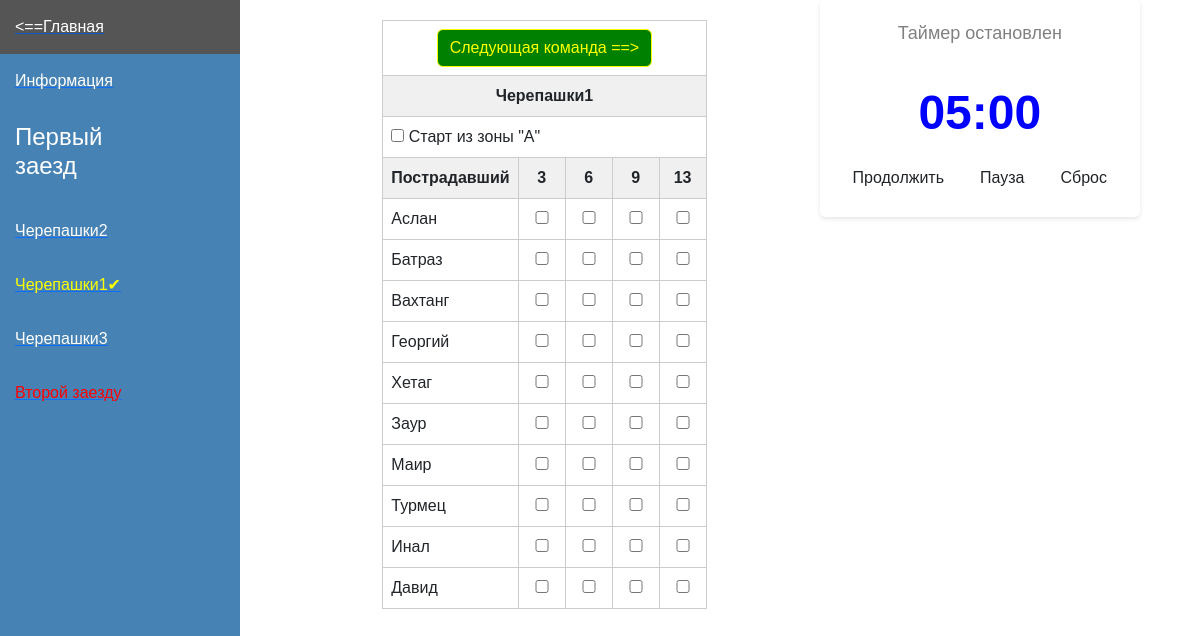
Page /timer/15/pilot/1/29 (signed in) on the committed database.
### for_work_with_database/class_db_team.py (models this page shows)
class TeamDB(SqlAlchemyBase):
    __tablename__ = 'teams'
    id = sqlalchemy.Column(sqlalchemy.Integer, primary_key=True, autoincrement=True)
    name_command = sqlalchemy.Column(sqlalchemy.String)
    name_of_organization = sqlalchemy.Column(sqlalchemy.String)
    first_score = sqlalchemy.Column(sqlalchemy.Text)
    second_score = sqlalchemy.Column(sqlalchemy.Text)
    nomination = sqlalchemy.Column(sqlalchemy.Integer)
    competition_id = sqlalchemy.Column(sqlalchemy.Integer)
    manager = sqlalchemy.Column(sqlalchemy.String)
    number_phone_of_manager = sqlalchemy.Column(sqlalchemy.String)
    email_of_manager = sqlalchemy.Column(sqlalchemy.String)
    name_first_member = sqlalchemy.Column(sqlalchemy.String)
    last_name_first_member = sqlalchemy.Column(sqlalchemy.String)
    middle_name_first_member = sqlalchemy.Column(sqlalchemy.String)
    date_birthday_first_member = sqlalchemy.Column(sqlalchemy.String)
    certificate_PFDO_first_member = sqlalchemy.Column(sqlalchemy.String)
    name_second_member = sqlalchemy.Column(sqlalchemy.String)
    middle_name_second_member = sqlalchemy.Column(sqlalchemy.String)
    last_name_second_member = sqlalchemy.Column(sqlalchemy.String)
    date_birthday_second_member = sqlalchemy.Column(sqlalchemy.String)
    certificate_PFDO_second_member = sqlalchemy.Column(sqlalchemy.String)
    final_top = sqlalchemy.Column(sqlalchemy.Integer)
    final_score = sqlalchemy.Column(sqlalchemy.Integer)
    random_queue = sqlalchemy.Column(sqlalchemy.Integer)
    time_of_first_race = sqlalchemy.Column(sqlalchemy.Integer)
    time_of_second_race = sqlalchemy.Column(sqlalchemy.Integer)
    list_logs_score_of_first_race = sqlalchemy.Column(sqlalchemy.Text)
    list_logs_score_of_second_race = sqlalchemy.Column(sqlalchemy.Text)

### main.py (the view, shortened to what this page needs)
@app.route("/timer/<int:competition_id>/<string:nomination>/<int:number_of_launch>/<string:id_team>",
           methods=["GET", "POST"])
@limiter.limit(REQUESTS_TIME)
def timer(competition_id, nomination, number_of_launch, id_team):
    id_team = int(id_team)
    if not current_user.is_authenticated:
        return redirect("/")
    if request.method == "GET":
        if id_team == -1:
            return redirect(f"/information_about_competition/{competition_id}/{nomination}/1")
        sess = db_session.create_session()
        teams = sess.query(TeamDB).filter(TeamDB.competition_id == competition_id).all()
        team = sess.query(TeamDB).filter(TeamDB.id == id_team).first()
        teams.sort(key=lambda x: x.random_queue)
        return render_template("timer.html",
                               affected_persons=const_data_json["list_of_affected"],
                               len=len,
                               team=team,
                               teams=teams,
                               nomination=nomination,
                               numb=0,
                               url_for=url_for,
                               str=str,
                               competition_id=competition_id, number_of_launch=number_of_launch)

### for_work_with_database/db_session.py (called while the page is built)
def create_session() -> Session:
    global __factory
    return __factory()

### main.py (called while the page is built)
@login_manager.user_loader
def load_user(user_id):
    db_sess = db_session.create_session()
    return db_sess.query(User).get(user_id)

### templates/timer.html (shortened to what this page needs)
<!DOCTYPE html>
<html lang="en">
<head>
</head>
<head>
    <link href="https://cdn.jsdelivr.net/npm/bootstrap@5.2.0/dist/css/bootstrap.min.css" rel="stylesheet">
    <link rel="stylesheet" href="https://cdn.jsdelivr.net/npm/bootstrap-icons@1.4.0/font/bootstrap-icons.css">
</head>
<body>
    <div class="menu-container">
        <a href="/">
            <button class="menu-button"><==Главная</button>
        </a>
        <a href="/information_about_competition/{{ competition_id }}/{{ nomination }}/{{ number_of_launch }}">
            <button class="menu-button">Информация</button>
        </a>
        {% if number_of_launch == 1 %}
            <h4 class="text_message_at_menu_buttons">Первый заезд</h4>
        {% else %}
            <h4 class="text_message_at_menu_buttons">Второй заезд</h4>
        {% endif %}
        {% for current_team in teams %}
            {% if len(current_team.name_command) > 30 %}
                {% if current_team.id == team.id %}
                    <a href="/timer/{{competition_id}}/{{nomination}}/{{number_of_launch}}/{{current_team.id}}">
                        <button class="menu-button"><font color="yellow">{{ current_team.name_command[:30] + "..." + "✔" }}</font></button>
                    </a>
                {% else %}
                    <a href="/timer/{{competition_id}}/{{nomination}}/{{number_of_launch}}/{{current_team.id}}">
                        <button class="menu-button">{{ current_team.name_command[:30] + "..." }}</button>
                    </a>
                {% endif%}
            {% else %}
                {% if current_team.id == team.id %}
                    <a href="/timer/{{competition_id}}/{{nomination}}/{{number_of_launch}}/{{current_team.id}}">
                        <button class="menu-button"><font color="yellow">{{ current_team.name_command + "✔" }}</font></button>
                    </a>
                {% else %}
                    <a href="/timer/{{competition_id}}/{{nomination}}/{{number_of_launch}}/{{current_team.id}}">
                        <button class="menu-button">{{ current_team.name_command }}</button>
                    </a>
                {% endif %}
            {% endif %}
        {% endfor %}
        {% if number_of_launch == 1%}
            <a href="/timer/{{ competition_id }}/{{nomination}}/2/{{teams[0].id}}">
                <button class="menu-button"><font color="red">Второй заезду</font></button>
            </a>
        {% else %}
            <a href="/timer/{{ competition_id }}/{{nomination}}/1/{{teams[0].id}}">
                <button class="menu-button"><font color="red">Первый заезд</font></button>
            </a>
        {% endif %}
    </div>
    <form method="POST" id="form_for_timer_for_competition">
        <div style="display: flex;">
        <table style="margin-top: 0%; margin-left: 70%; margin-top: 20px" >
            <tr>
                <td colspan="5">
                    <div align="center">
                        <button class="btn btn-reset" type="submit" style="background-color: green; border-color: yellow;"><font color="yellow">Следующая команда ==></font></button>
                    </div>
                </td>
            </tr>
            <tr>
                {% if len(team.name_command) > 30 %}
                    <th colspan="5">
                        <div align="center">
                            {{team.name_command[:30] + "..."}}
                        </div>
                    </th>
                {% else %}
                    <th colspan="5">
                        <div align="center">
                            {{team.name_command}}
                        </div>
                    </th>
                {% endif %}
            </tr>
            <tr>
                <td colspan="5">
                    <input type="checkbox" id="score_start" value="3" name="score_start" form="form_for_timer_for_competition">
                    <label for="score_start">Старт из зоны "A"</label>
                </td>
            </tr>
            <tr>
                <th>
                    <div align="center">
                        Пострадавший
                    </div>
                </th>
                <th>
                    <div align="center">3
                    </div>
                </th>
                <th>
                    <div align="center">6
                    </div>
                </th>
                <th>
                    <div align="center">9
                    </div>
                </th>
                <th>
                    <div align="center">13
                    </div>
                </th>
            </tr>
            <tbody>
            {% for index_person in range(len(affected_persons)) %}
            <tr>
                <td>{{affected_persons[index_person]}}</td>
                <td>
                    <input type="checkbox" id="affected_{{index_person}}_for_score_3" form="form_for_timer_for_competition" name="{{index_person}}_3" value="3" style="width: 30px; heigh: 30px">
                </td>
                <td>
                    <input type="checkbox" id="affected_{{index_person}}_for_score_6" form="form_for_timer_for_competition" name="{{index_person}}_6" value="6" style="width: 30px; heigh: 30px">
                </td>
                <td>
                    <input type="checkbox" id="affected_{{index_person}}_for_score_9" form="form_for_timer_for_competition" name="{{index_person}}_9" value="9" style="width: 30px; heigh: 30px">
                </td>
                <td>
                    <input type="checkbox" id="affected_{{index_person}}_for_score_13" form="form_for_timer_for_competition" name="{{index_person}}_13" value="13" style="width: 30px; heigh: 30px;">
                </td>
            </tr>
            {% endfor %}
            </tbody>
        </table>
        </div>
    </form>
    <div style="margin-left: 25%; padding: 20px; ">
    </div>
<div class="timer-container">
    <div class="timer-state" id="timerState">Таймер остановлен</div>
    <div class="timer" id="timer" name="time_of_launch" form="form_for_timer_for_competition">5:00</div>
    <div class="btn-container">
      <button class="btn btn-start"  type="button" id="startButton">Продолжить</button>
      <button class="btn btn-pause" type="button" id="pauseButton">Пауза</button>
      <button class="btn btn-reset" type="button" id="resetButton">Сброс</button>
    </div>
</div>
</body>
</body>
</html>

### templates/timer.html (style rules this page uses)
body { margin: 0; padding: 0; display: flex; justify-content: flex-end; align-items: flex-start; min-height: 100vh; background-color: white; font-family: Arial, sans-serif; }
.timer-container { display: flex; flex-direction: column; align-items: center; margin-right: 5% ; padding: 20px; background-color: white; box-shadow: 0 2px 4px rgba(0, 0, 0, 0.1); border-radius: 5px; }
.timer { margin-top: 20px; font-size: 48px; font-weight: bold; color: blue; margin-bottom: 10px; }
.timer-state { font-size: 18px; color: gray; margin-bottom: 10px; }
.btn-container { display: flex; gap: 10px; }
.btn { padding: 10px 20px; border: none; border-radius: 5px; cursor: pointer; font-size: 16px; font-weight: bold; color: white; transition: background-color 0.3s ease; }
.btn-start { background-color: blue; }
.btn-pause, .btn-reset { background-color: gray; }
table { width: 100%; border-collapse: collapse; }
th, td { border: 1px solid #ccc; padding: 8px; text-align: left; }
th { background-color: #f0f0f0; }
body { margin: 0; padding: 0; font-family: Arial, sans-serif; }
.menu-container { position: fixed; top: 0; left: 0; width: 20%; height: 100%; background-color: #4682B4; color: #fff; overflow-y: auto; }
.menu-button { display: block; width: 100%; padding: 15px; box-sizing: border-box; text-align: left; text-decoration: none; color: #fff; border: none; background-color: transparent; transition: background-color 0.3s; }
.text_message_at_menu_buttons { display: block; width: 25%; padding: 15px; box-sizing: border-box; text-align: left; text-decoration: none; color: #fff; border: none; background-color: transparent; transition: background-color 0.3s; }

### rows in the picture
TeamDB: name_command "Черепашки2"
TeamDB: name_command "Черепашки1✔", name_command "Черепашки1"
TeamDB: name_command "Черепашки3"

### other values in the picture
{{ affected_persons[index_person] }} "Аслан" "Батраз" "Вахтанг" "Георгий" "Хетаг" "Заур" "Маир" "Турмец" "Инал" "Давид"
